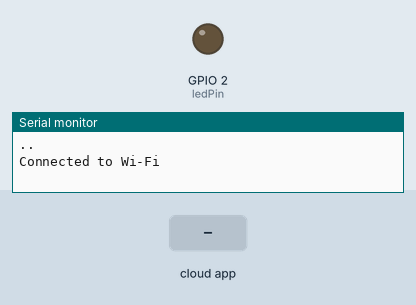
This sketch was run on a simulated ESP32. Parts: output pins drawn as LEDs (lit = HIGH), the last lines printed to the serial monitor. The test bench sets the inputs (shaded band). WiFi joins after 1.5 s; servers stay silent unless stated.

Above: at 3.2 s.
3.3 s: the phone or cloud app sets 66d9c1b046a89b75c2655c35 to 1
At 3.8 s:
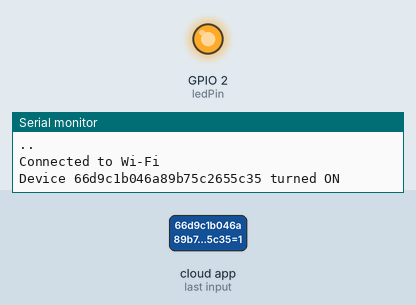
4.8 s: the phone or cloud app sets 66d9c1b046a89b75c2655c35 to 0
At 6.1 s:
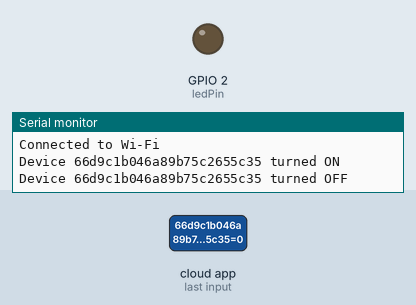
Timing chart, 0 to 7.8 s (numbered marks = the images above; inputs shaded):
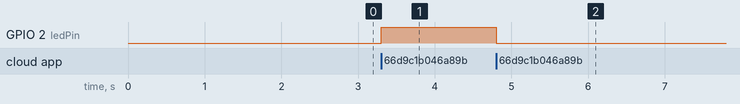

The sketch:

main.ino
```cpp
#include <WiFi.h>
#include <SinricPro.h>
#include <SinricProSwitch.h>

// إعدادات Wi-Fi
const char* ssid = "WIFI-NAME";
const char* password = "";

// بيانات الجهاز في sinric PRO

#define APP_KEY           "79aefecc-3652-446b-a92a-9dfdca847f35"
#define APP_SECRET        "e03eaeb5-f180-4ad5-b454-65cd48637d1a-a676692c-c59a-4931-8465-e7b9495e4efd"
#define SWITCH_ID         "66d9c1b046a89b75c2655c35"

// إعدادات الليد
const int ledPin = 2;

bool onPowerState(const String &deviceId, bool &state) {
  Serial.printf("Device %s turned %s\r\n", deviceId.c_str(), state?"ON":"OFF");
  digitalWrite(ledPin, state ? HIGH : LOW);
  return true;
}

void setup() {
  Serial.begin(115200);
  pinMode(ledPin, OUTPUT);

  WiFi.begin(ssid, password);
  while (WiFi.status() != WL_CONNECTED) {
    delay(1000);
    Serial.print(".");
  }
  Serial.println("\nConnected to Wi-Fi");

  SinricProSwitch &mySwitch = SinricPro[SWITCH_ID];
  mySwitch.onPowerState(onPowerState);

  SinricPro.begin(APP_KEY, APP_SECRET);
}

void loop() {
  SinricPro.handle();
}
```

Measured:
- after the input at 3.3 s, GPIO 2 (ledPin): LOW → HIGH at once
- after the input at 4.8 s, GPIO 2 (ledPin): HIGH → LOW at once
